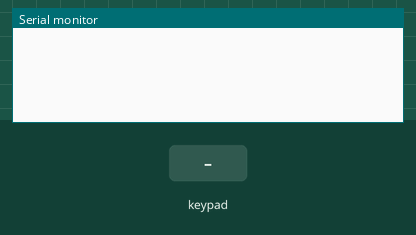
Bench run of a sketch on a simulated Arduino Uno, built with avr-gcc and run on an emulated ATmega328P. Parts: the last lines printed to the serial monitor. Inputs (shaded band) come from the test bench.

Above: at 1.2 s.
1.3 s: key '1' pressed
At 2.3 s:
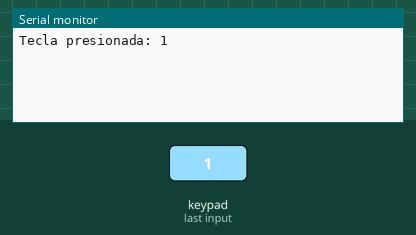
2.8 s: keypad keys 5 4 3 2 # pressed 0.4 s apart
At 5.9 s:
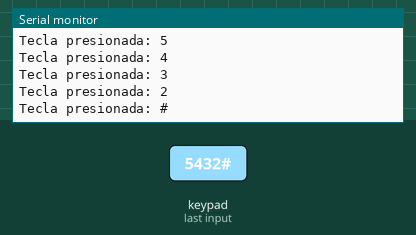
6.3 s: key 'A' pressed
At 7.5 s:
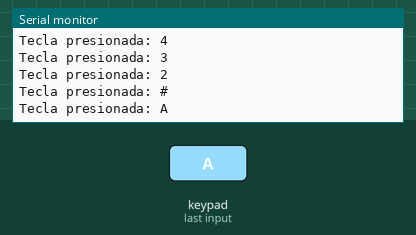
7.8 s: keypad keys 5 4 3 2 * pressed 0.4 s apart
At 10.0 s:
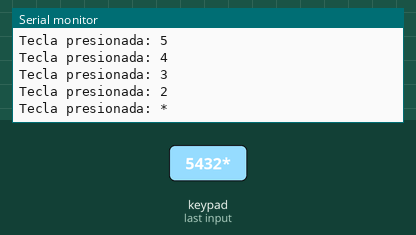
11.3 s: key 'B' pressed
At 12.4 s:
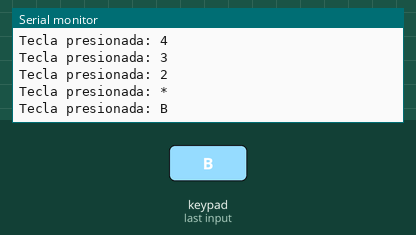
12.8 s: keypad keys 5 4 3 2 D pressed 0.4 s apart
At 14.9 s:
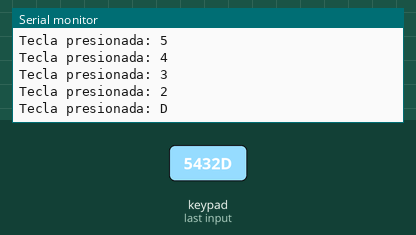
Timing chart, 0 to 16.4 s (numbered marks = the images above; inputs shaded):
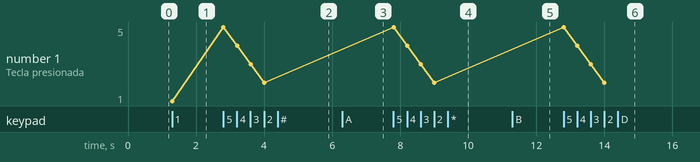

The sketch:

Ejemplo_Matriz_4x4.ino
```cpp
#include <Keypad.h>

const byte ROWS = 4; // Cuatro filas
const byte COLS = 4; // Cuatro columnas

// Mapa de teclas
char keys[ROWS][COLS] = {
  {'1', '2', '3', 'A'},
  {'4', '5', '6', 'B'},
  {'7', '8', '9', 'C'},
  {'*', '0', '#', 'D'}
};

// Pines de conexión
byte rowPins[ROWS] = {5, 4, 3, 2}; // Conectar filas a pines digitales 2-5
byte colPins[COLS] = {6, 7, 8, 9}; // Conectar columnas a pines digitales 6-9

// Inicializa el teclado
Keypad keypad = Keypad(makeKeymap(keys), rowPins, colPins, ROWS, COLS);

void setup() {
  Serial.begin(9600); // Inicializa la comunicación serial
}

void loop() {
  char key = keypad.getKey(); // Obtiene la tecla presionada
  if (key) { // Si se presionó una tecla
    Serial.print("Tecla presionada: ");
    Serial.println(key); // Imprime la tecla en el monitor serial
  }
}
```

Measured:
- after the input at 1.3 s, the serial monitor: prints a new line at once (image 1)
- after the input at 2.8 s, the serial monitor: prints a new line at once (image 2)
- after the input at 6.3 s, the serial monitor: prints a new line at once (image 3)
- after the input at 7.8 s, the serial monitor: prints a new line at once (image 4)
- after the input at 11.3 s, the serial monitor: prints a new line at once (image 5)
- after the input at 12.8 s, the serial monitor: prints a new line at once (image 6)
- plotted number 1: 1 → 2 after the input at 2.8 s
